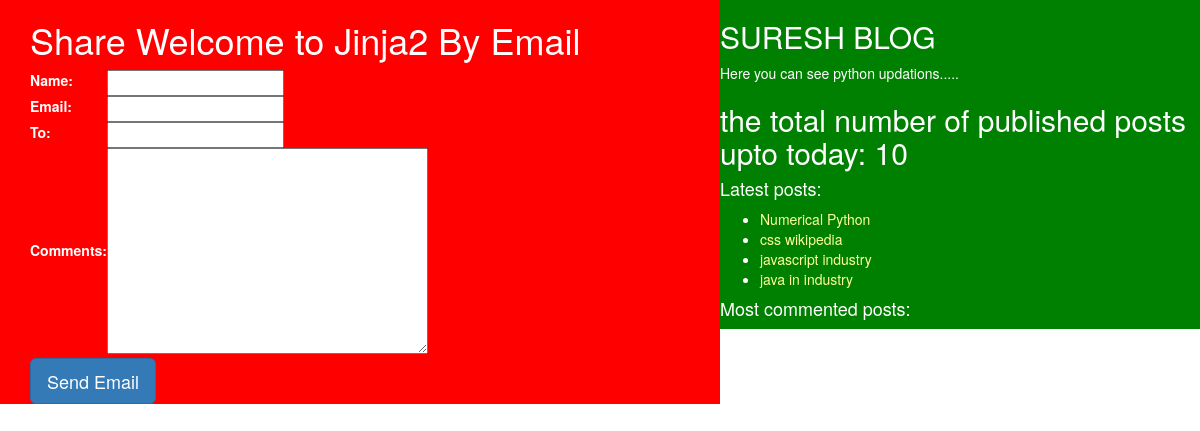
Screenshot of /4/share/ with the database file from the repository.
### blog/models.py (models this page shows, shortened)
class Post(models.Model):
    STATIC_CHOICE = (('draft', 'Draft'), ('published', 'Published'))
    title = models.CharField(max_length=256)
    slug = models.SlugField(max_length=264, unique_for_date='publish')
    author = models.ForeignKey(User, related_name='blog_posts', on_delete=models.CASCADE)
    body = models.TextField()
    created = models.DateTimeField(auto_now_add=True)
    updated = models.DateTimeField(auto_now=True)
    publish = models.DateTimeField(default=timezone.now)
    status = models.CharField(max_length=10, choices=STATIC_CHOICE, default='draft')
    tags = TaggableManager()
    class Meta:
        ordering = ('-publish', )
    def get_absolute_url(self):
        return reverse('post_details', args=[self.publish.year, self.publish.strftime('%m'), self.publish.strftime('%d'),self.slug])

### blog/views.py (the view)
# urls.py: path('<int:id>/share/', views.mail_send_view),
def mail_send_view(request, id):
    post = get_object_or_404(Post, id=id, status='published')
    sent = False
    if request.method == 'POST':
        form = EmailSendForm(request.POST)
        if form.is_valid():
            cd = form.cleaned_data
            subject = '{}({}) recommends you to read "{}"'.format(cd['name'], cd['email'], post.title)
            post_url = request.build_absolute_uri(post.get_absolute_url())
            message = 'post read at :\n {}\n\n{}\'s comments:\n{}'.format(post_url, cd['name'], cd['comments'])
            send_mail(subject, message, 'reddysekhar795@blog.com', [cd['to']])
            sent = True
    else:
        form = EmailSendForm()
    return render(request, 'blog/sharebyemail.html', {'form': form, 'post': post, 'sent':sent})

### blog/forms.py
class EmailSendForm(forms.Form):
    name = forms.CharField()
    email = forms.EmailField()
    to = forms.EmailField()
    comments = forms.CharField(required=False, widget=forms.Textarea)

### blog/templatetags/blog_tags.py (called while the page is built)
@register.simple_tag
def total_posts():
    return Post.objects.count()

@register.inclusion_tag('blog/latestposts.html')
def show_latest_posts():
    late_posts = Post.objects.order_by('-publish')[:4]
    return {'late_posts': late_posts}

### templates/blog/sharebyemail.html (shortened to what this page needs)
{% extends 'blog/Home.html' %}
{% block content %}
{% if sent %}
<h1>Email Successfully sent!!!</h1>
<h2>Post with title:{{post.title}} information shared by email</h2>
{% else %}
<h1>Share {{post.title}} By Email</h1>
<table>
    <form method="POST">
        {{form.as_table}}
    </form>
</table>
<input type="submit" value="Send Email" class="btn btn-primary btn-lg" >
{% endif %}
{% endblock %}

### templates/blog/latestposts.html
<ul>
    {% for post in late_posts %}
    <li><a href="{{post.get_absolute_url}}">{{post.title}}</a></li>
    {%endfor%}
</ul>

### static/css/blog.css (style rules this page uses)
body { color:white; }
a { color:#ffff99; }

### rows the page displays
Post: title "Welcome to Jinja2"
Post: title "Numerical Python"
Post: title "css wikipedia"
Post: title "javascript industry"
Post: title "java in industry"
